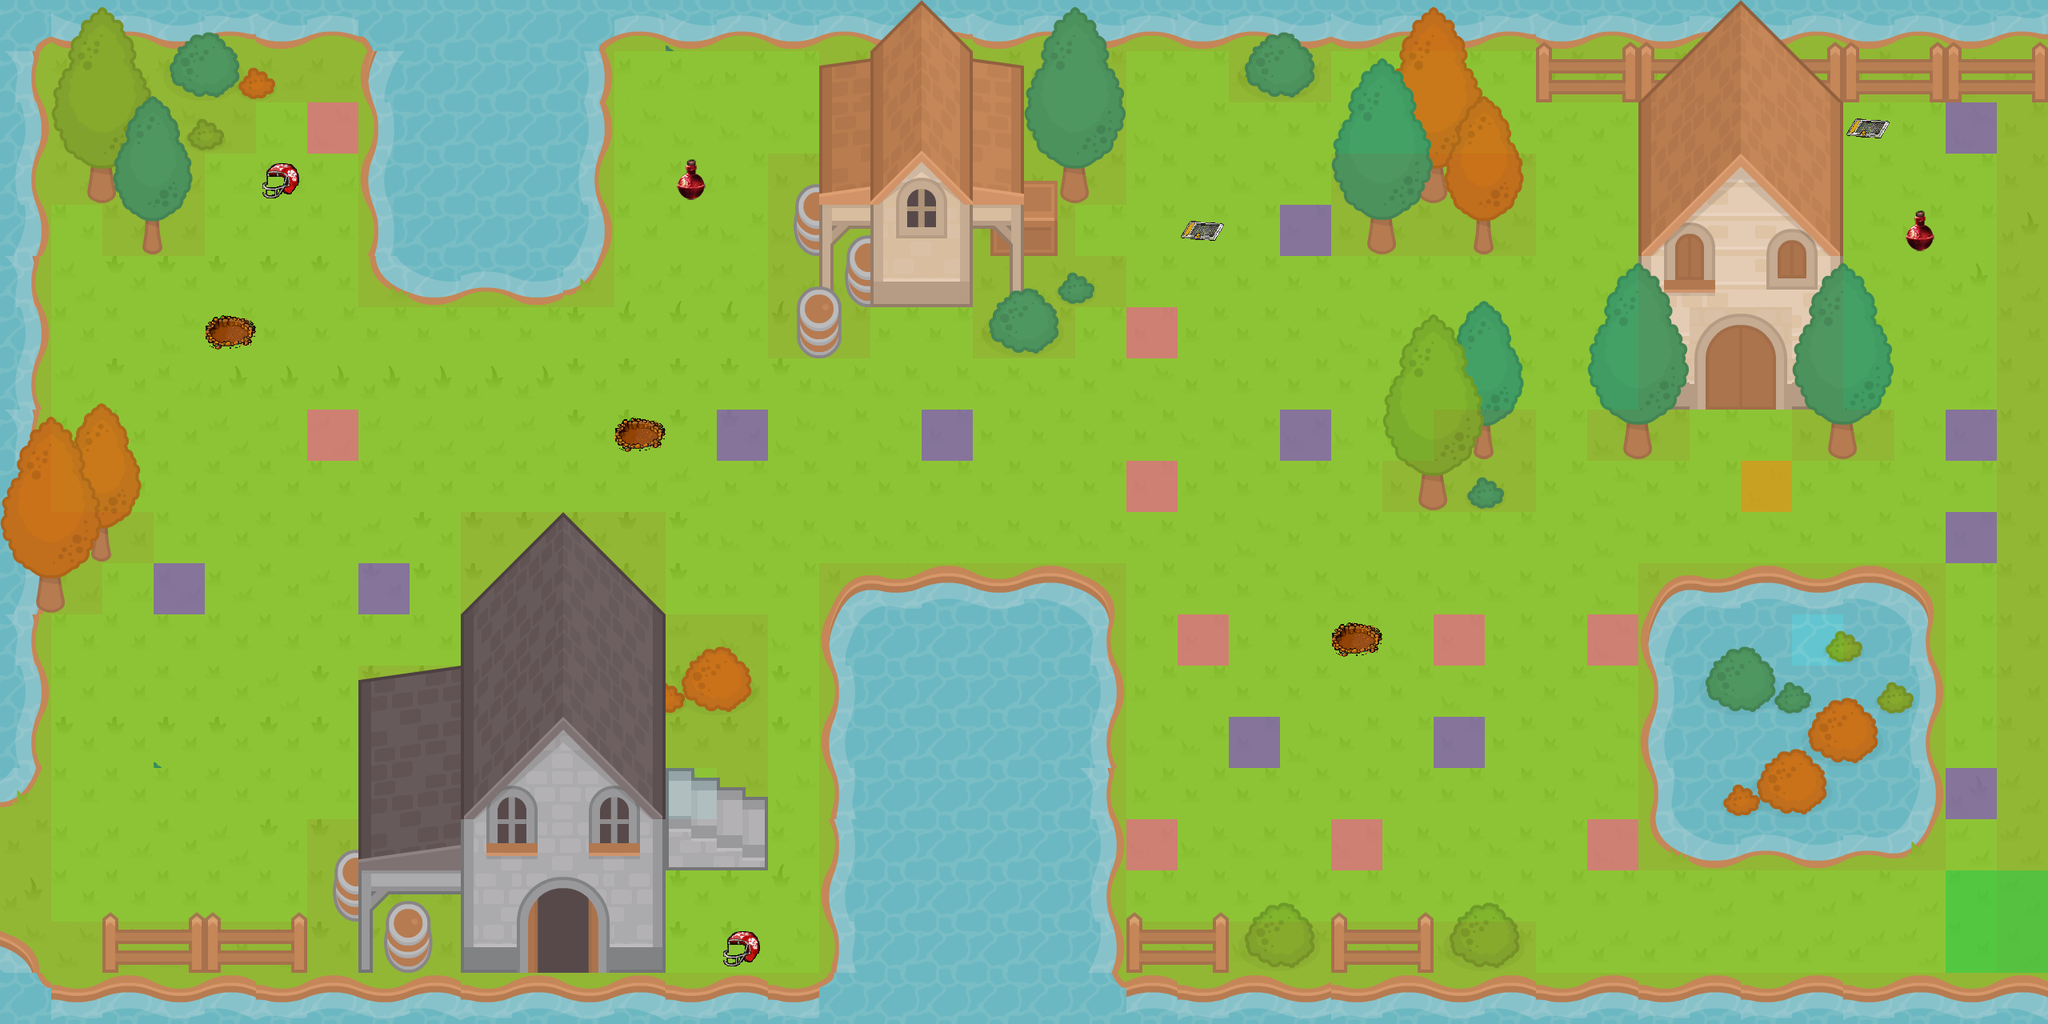

Tiled map render using the project's own tile images. Description and the map definition, with tile-layer contents summarised, below:
An orthogonal 40x20 tile map with 64x64 px tiles, 15 tile layers (0_Background, trap, enemy_class_1, enemy_class_2, ...), 11 tilesets and 24 objects (hero, enemy1begin, enemy1end, enemy2begin, enemy2end, ...).

<map version="1.2" tiledversion="1.2.2" orientation="orthogonal" renderorder="right-down" width="40" height="20" tilewidth="64" tileheight="64" infinite="0" nextlayerid="44" nextobjectid="29">
 <tileset firstgid="1" source="RPGpack_sheet_2X.tsx" />
 <tileset firstgid="1041" source="meta.tsx" />
 <tileset firstgid="1042" source="bottle.tsx" />
 <tileset firstgid="1046" source="meta2.tsx" />
 <tileset firstgid="1047" source="door.tsx" />
 <tileset firstgid="1048" source="helmet.tsx" />
 <tileset firstgid="1049" source="enemy_class_3.tsx" />
 <tileset firstgid="1050" source="enemy_class_2.tsx" />
 <tileset firstgid="1051" source="enemy_class_1.tsx" />
 <tileset firstgid="1052" name="RPGpack_sheet_2X" tilewidth="64" tileheight="64" tilecount="1040" columns="40">
  <image source="RPGpack_sheet_2X.png" width="2560" height="1664" />
 </tileset>
 <tileset firstgid="2092" source="trap.tsx" />
 <layer id="28" name="0_Background" width="40" height="20">
  <data>[800 cells, 800 non-empty, 61 distinct tile ids]</data>
 </layer>
 <layer id="43" name="trap" width="40" height="20">
  <data>[800 cells, 3 non-empty, 1 distinct tile ids]</data>
 </layer>
 <objectgroup id="9" name="Objects">
  <object id="2" name="hero" x="200.33" y="977.004" width="40" height="36" />
  <object id="4" name="enemy1begin" x="393.67" y="527" width="40" height="40" />
  <object id="5" name="enemy1end" x="395.33" y="144.666" width="39" height="39" />
  <object id="7" name="enemy2begin" x="210.667" y="720" width="34.6667" height="34.6667" />
  <object id="8" name="enemy2end" x="484" y="734.667" />
  <object id="9" name="enemy3begin" x="1436" y="606.667" />
  <object id="10" name="enemy3end" x="1436" y="408" />
  <object id="11" name="enemy4begin" x="1629.33" y="288" />
  <object id="12" name="enemy4end" x="1633.33" y="545.333" />
  <object id="13" name="enemy5begin" x="1514.67" y="808" />
  <object id="14" name="enemy5end" x="1834.67" y="805.333" />
  <object id="15" name="enemy6begin" x="1570.67" y="924" />
  <object id="16" name="enemy6end" x="1822.67" y="934.667" />
  <object id="17" name="enemy7end" x="1452" y="1058.67" />
  <object id="18" name="enemy7begin" x="1710.67" y="1058.67" />
  <object id="19" name="enemy8begin" x="2006.67" y="800" />
  <object id="20" name="enemy8end" x="2010.67" y="1054.66" />
  <object id="21" name="enemy9begin" x="2461.33" y="997.333" />
  <object id="22" name="enemy9end" x="2465.33" y="674.667" />
  <object id="23" name="enemy10begin" x="2462.67" y="165.333" />
  <object id="24" name="enemy10end" x="2464" y="545.333" />
  <object id="25" name="enemy11end" x="925.334" y="548" />
  <object id="26" name="enemy11begin" x="1173.33" y="545.333" />
  <object id="28" name="exit" x="2464" y="1161" width="22" height="23" />
 </objectgroup>
 <layer id="39" name="enemy_class_1" width="40" height="20" opacity="0.67">
  <data>[800 cells, 17 non-empty, 2 distinct tile ids]</data>
 </layer>
 <layer id="40" name="enemy_class_2" width="40" height="20" opacity="0.67">
  <data>[800 cells, 5 non-empty, 1 distinct tile ids]</data>
 </layer>
 <layer id="41" name="enemy_class_3" width="40" height="20" opacity="0.62">
  <data>[800 cells, 1 non-empty, 1 distinct tile ids]</data>
 </layer>
 <layer id="29" name="1_treesBlocked" width="40" height="20">
  <data>[800 cells, 92 non-empty, 58 distinct tile ids]</data>
 </layer>
 <layer id="30" name="2_house2" width="40" height="20">
  <data>[800 cells, 52 non-empty, 31 distinct tile ids]</data>
 </layer>
 <layer id="31" name="3_windows&amp;doors" width="40" height="20">
  <data>[800 cells, 28 non-empty, 24 distinct tile ids]</data>
 </layer>
 <layer id="32" name="4_house1" width="40" height="20">
  <data>[800 cells, 78 non-empty, 78 distinct tile ids]</data>
 </layer>
 <layer id="33" name="5_tree" width="40" height="20">
  <data>[800 cells, 117 non-empty, 62 distinct tile ids]</data>
 </layer>
 <layer id="34" name="Medicine" width="40" height="20">
  <data>[800 cells, 2 non-empty, 1 distinct tile ids]</data>
 </layer>
 <layer id="35" name="Weapon" width="40" height="20">
  <data>[800 cells, 2 non-empty, 1 distinct tile ids]</data>
 </layer>
 <layer id="36" name="Weapon2" width="40" height="20">
  <data>[800 cells, 2 non-empty, 1 distinct tile ids]</data>
 </layer>
 <layer id="37" name="collidable" width="40" height="20">
  <properties>
   <property name="collidable" type="bool" value="true" />
  </properties>
  <data>[800 cells, 403 non-empty, 1 distinct tile ids]</data>
 </layer>
 <layer id="38" name="collectable" width="40" height="20" opacity="0.54">
  <data>[800 cells, 4 non-empty, 1 distinct tile ids]</data>
 </layer>
</map>
